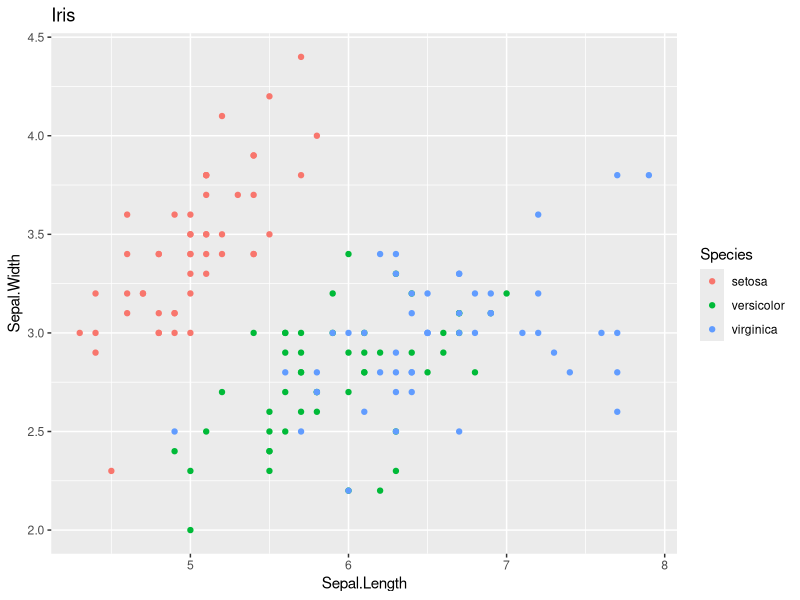
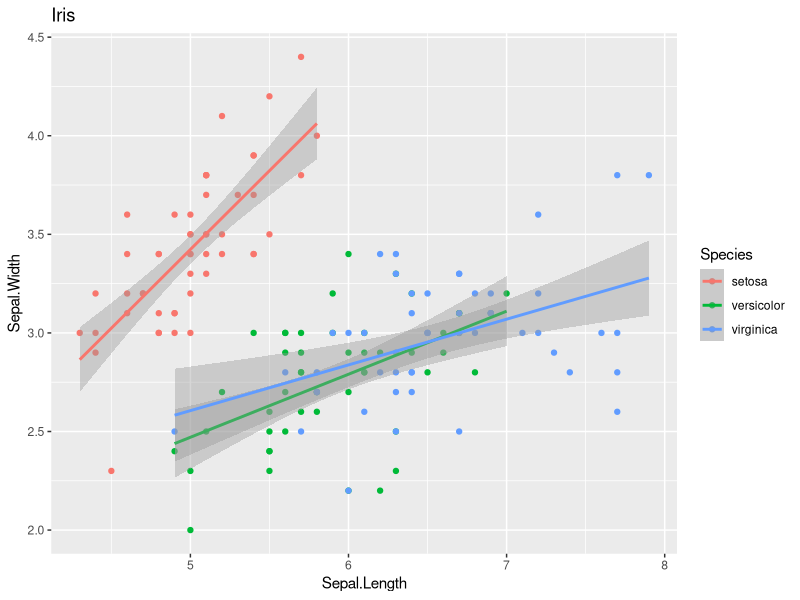
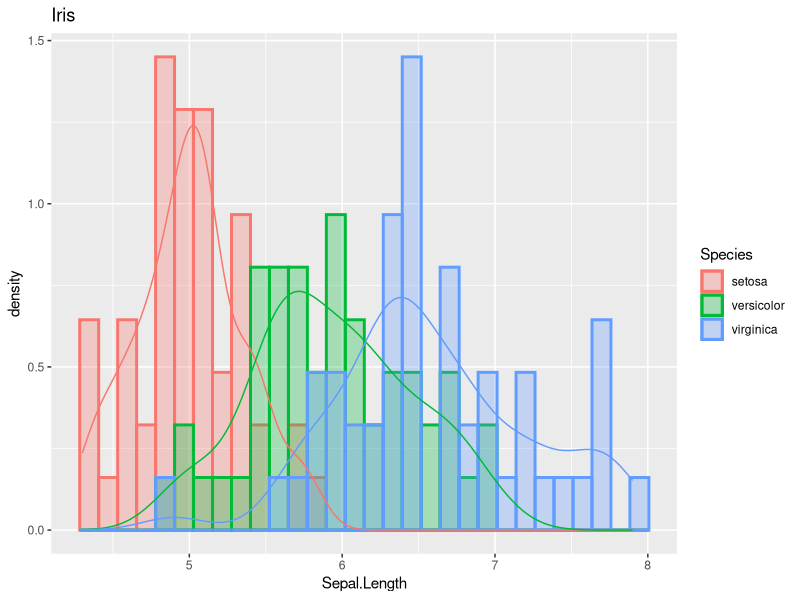
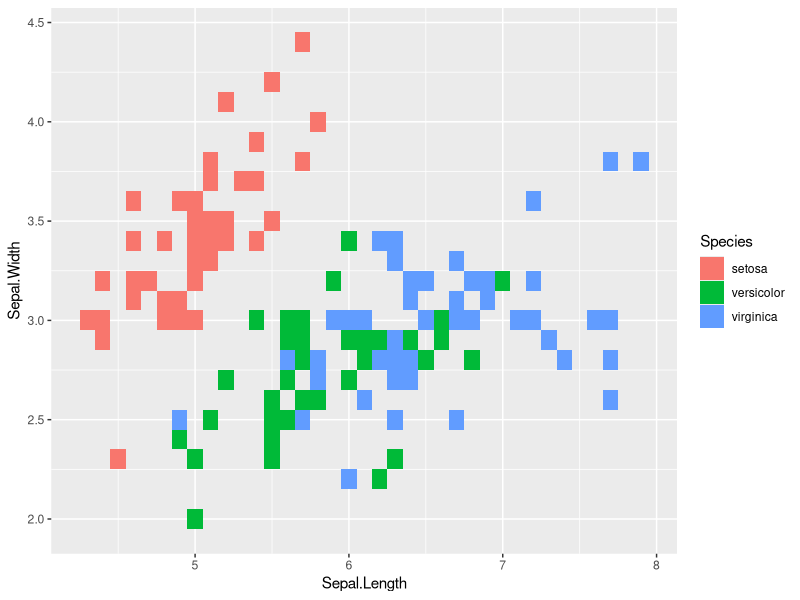
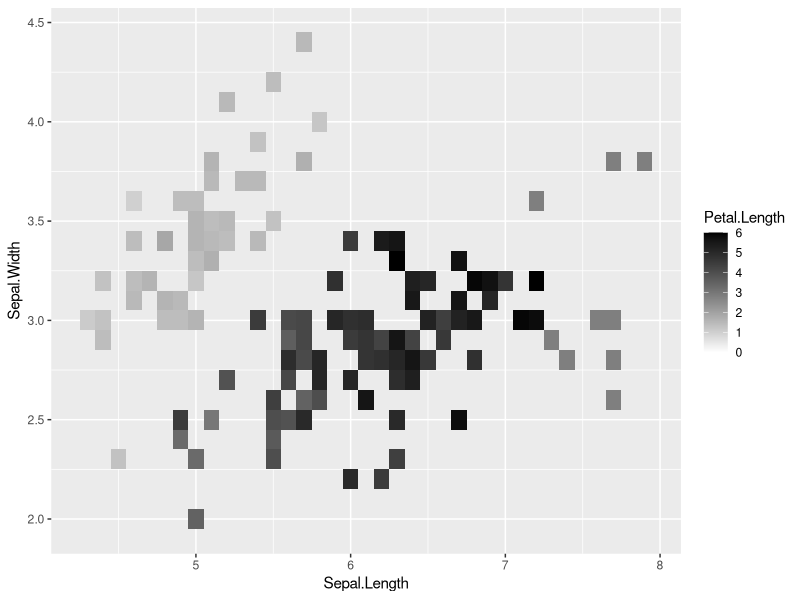
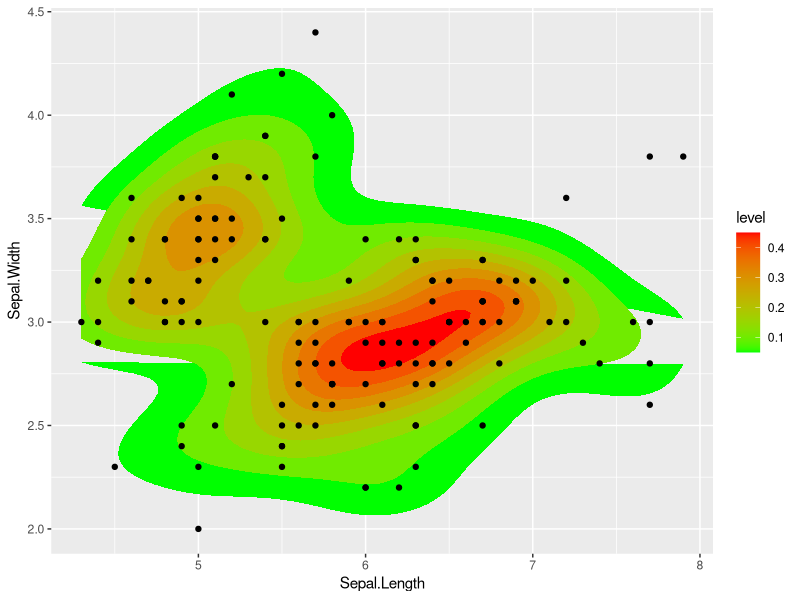
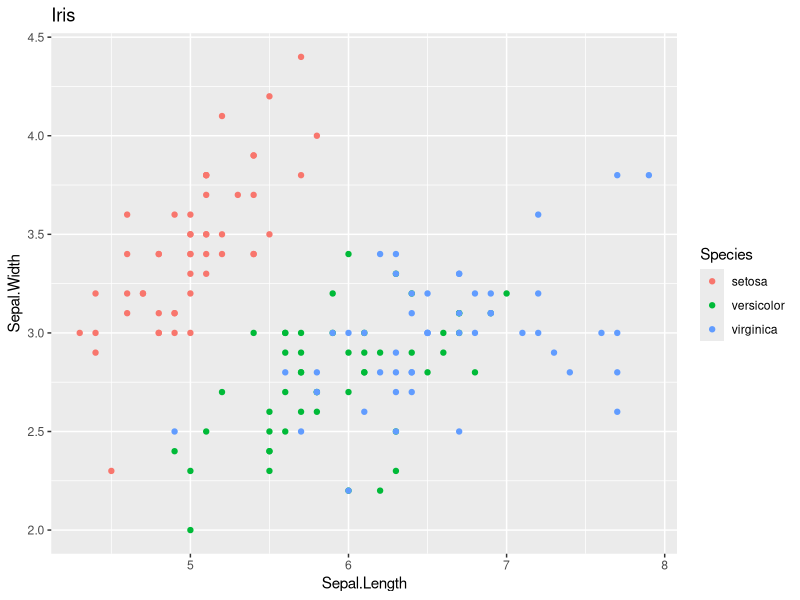
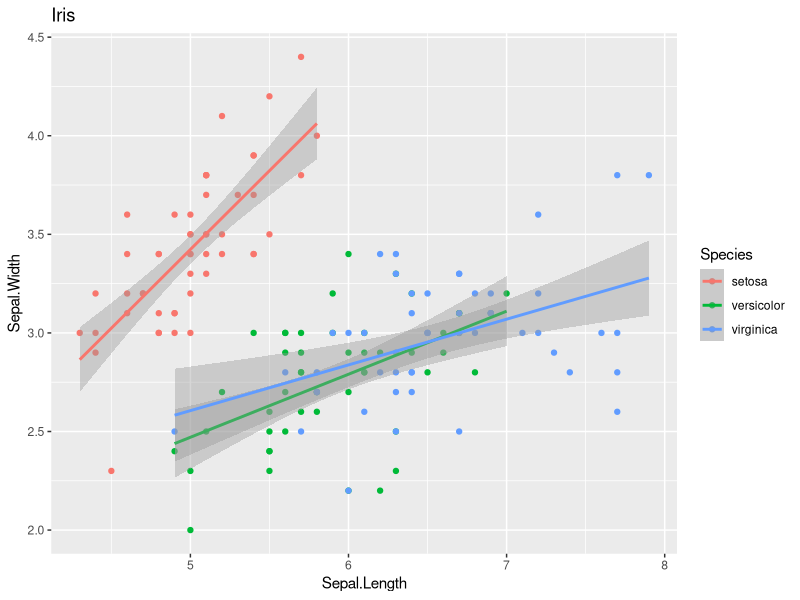

Source code (R) for these figures, in order:
require(ggplot2)

# change working directory
frame_files <- lapply(sys.frames(), function(x) x$ofile)
frame_files <- Filter(Negate(is.null), frame_files)
setwd(dirname(frame_files[[length(frame_files)]]))

base1 <- ggplot(iris, aes(x = Sepal.Length, y = Sepal.Width))
base2 <- ggplot(iris, aes(x = Sepal.Length, y = Sepal.Width, colour = Species))
base3 <- ggplot(
    iris,
    aes(x = Sepal.Length, y = ..density.., fill = Species, colour = Species)
)

# Hue
g <- base2 + geom_point() +
    labs(title="Iris", x="Sepal.Length", y="Sepal.Width") +
    scale_colour_hue()
    # scale_colour_gradient(low="cyan", high="magenta")
plot(g)
ggsave("img/iris-hue.png", g)

# Smoothing
g <- base2 + geom_point() +
    labs(title="Iris", x="Sepal.Length", y="Sepal.Width") +
    stat_smooth(method="lm")
plot(g)
ggsave("img/iris-smooth.png", g)

# Hist & density
g <- base3 + geom_histogram(alpha=0.3, position="identity", size=1) +
      labs(title="Iris", x="Sepal.Length") +
      geom_density(alpha=0)
plot(g)
ggsave("img/iris-hist.png", g)

# Tile
g <- base1 + geom_tile(aes(fill=Species))
plot(g)
ggsave("img/iris-tile.png", g)

# Tile qplot
g <- qplot(Sepal.Length, Sepal.Width, fill=Petal.Length, data=iris, geom="tile") +
    scale_fill_gradient(limits=c(0, 6), low="white", high="black")
plot(g)
ggsave("img/iris-tile-qplot.png", g)

# Heat map
g <- base1 + stat_density2d(aes(fill=..level..), geom="polygon") +
    scale_fill_continuous(low = "green", high = "red") +
    geom_point(color = "black")
plot(g)
ggsave("img/iris-heatmap.png", g)
